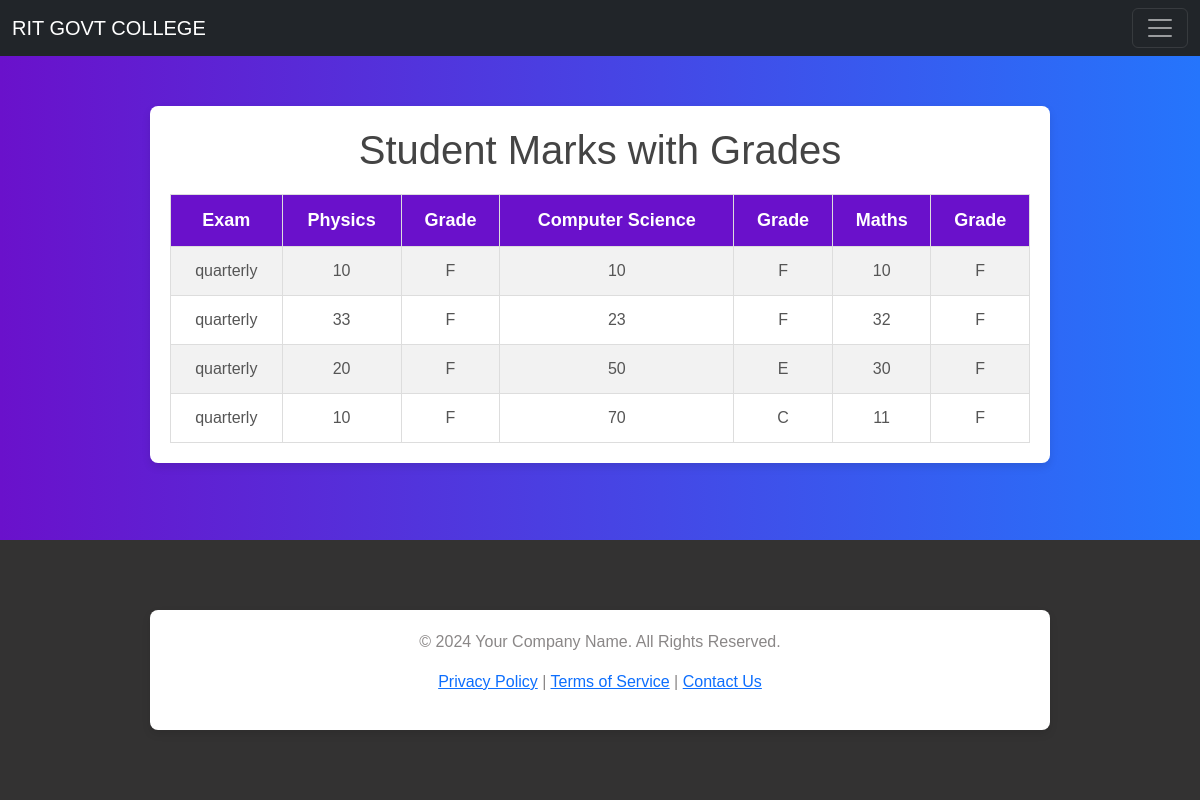
Before: /view_student_marks (signed in) with the older database file.
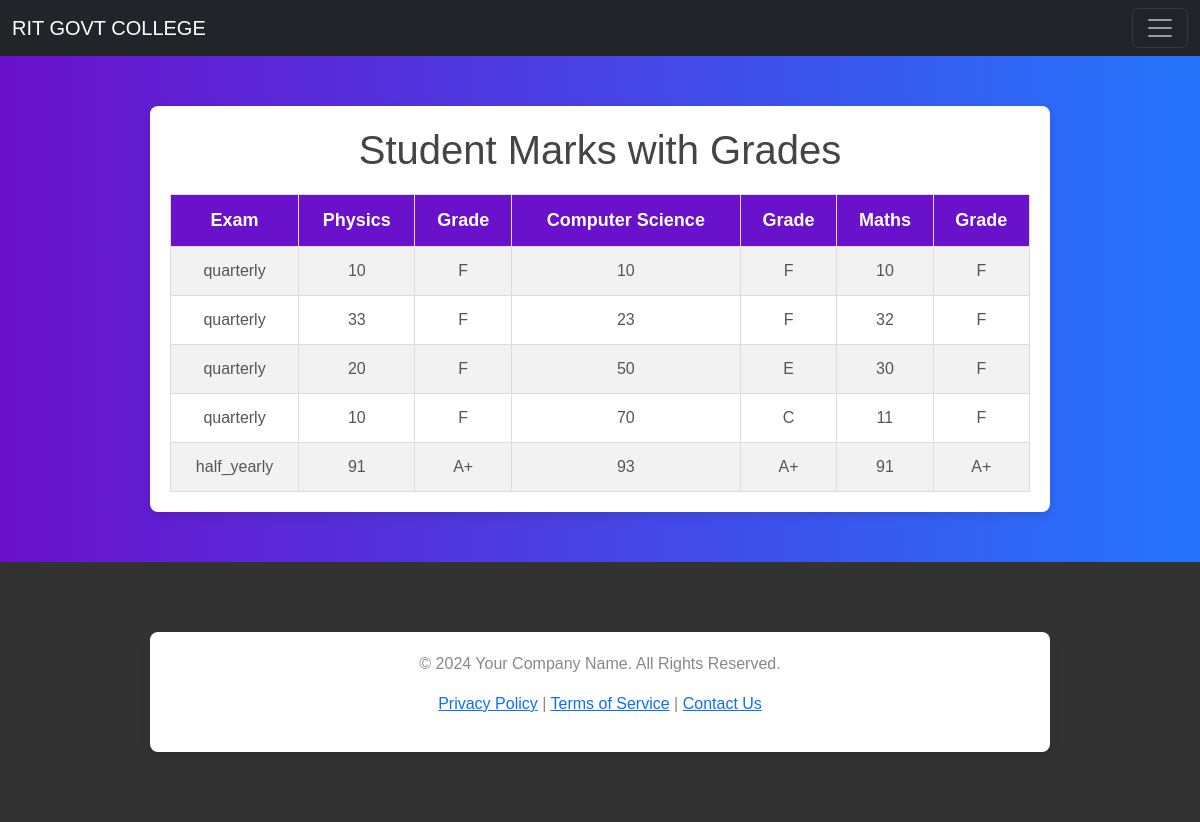
After: the same page with the newer database file.
### app1/models.py (models this page shows, shortened)
class marks(models.Model):
    student = models.ForeignKey(studentdetails, on_delete=models.CASCADE)
    physics=models.IntegerField()
    maths=models.IntegerField()
    computer_science=models.IntegerField()
    lecturer=models.ForeignKey(staff,on_delete=models.CASCADE,null=True,blank=True)
    exam_type=models.CharField(max_length=30,default='quarterly')

### app1/views.py (the view)
# urls.py: path('view_student_marks',views.student_view_marks,name='student_view_marks'),
def student_view_marks(request):
    student_id=request.session.get('sid')
    if not student_id:
        return render(request,'error.html')
    student=studentdetails.objects.get(id=student_id)
    student_marks=marks.objects.filter(student=student)
    return render(request,'student_view_marks.html',{'marks':student_marks})

### templates/student_view_marks.html (shortened to what this page needs)
{% extends 'base.html' %}
{% block content %}
{% load static %}
    <div class="container">
        <h1>Student Marks with Grades</h1>
        <table>
            <tr>
                <th>Exam</th>
                <th>Physics</th>
                <th>Grade</th>
                <th>Computer Science</th>
                <th>Grade</th>
                <th>Maths</th>
                <th>Grade</th>
            </tr>
            {% for mark in marks %}
            <tr>
                <td>{{ mark.exam_type }}</td>
                <td>{{ mark.physics }}</td>
                <td>
                    {% if mark.physics > 90 %}
                        A+
                    {% elif mark.physics > 80 %}
                        A
                    {% elif mark.physics > 70 %}
                        B
                    {% elif mark.physics > 60 %}
                        C
                    {% elif mark.physics > 50 %}
                        D
                    {% elif mark.physics >= 40 %}
                        E
                    {% else %}
                        F
                    {% endif %}
                </td>
                <td>{{ mark.computer_science }}</td>
                <td>
                    {% if mark.computer_science > 90 %}
                        A+
                    {% elif mark.computer_science > 80 %}
                        A
                    {% elif mark.computer_science > 70 %}
                        B
                    {% elif mark.computer_science > 60 %}
                        C
                    {% elif mark.computer_science > 50 %}
                        D
                    {% elif mark.computer_science >= 40 %}
                        E
                    {% else %}
                        F
                    {% endif %}
                </td>
                <td>{{ mark.maths }}</td>
                <td>
                    {% if mark.maths > 90 %}
                        A+
                    {% elif mark.maths > 80 %}
                        A
                    {% elif mark.maths > 70 %}
                        B
                    {% elif mark.maths > 60 %}
                        C
                    {% elif mark.maths > 50 %}
                        D
                    {% elif mark.maths >= 40 %}
                        E
                    {% else %}
                        F
                    {% endif %}
                </td>
            </tr>
            {% endfor %}
        </table>
    </div>
</body>
{% endblock %}

Changed rows visible on the page:
added marks: exam_type "half_yearly", physics "91", shows "A+", computer_science "93", maths "91"
